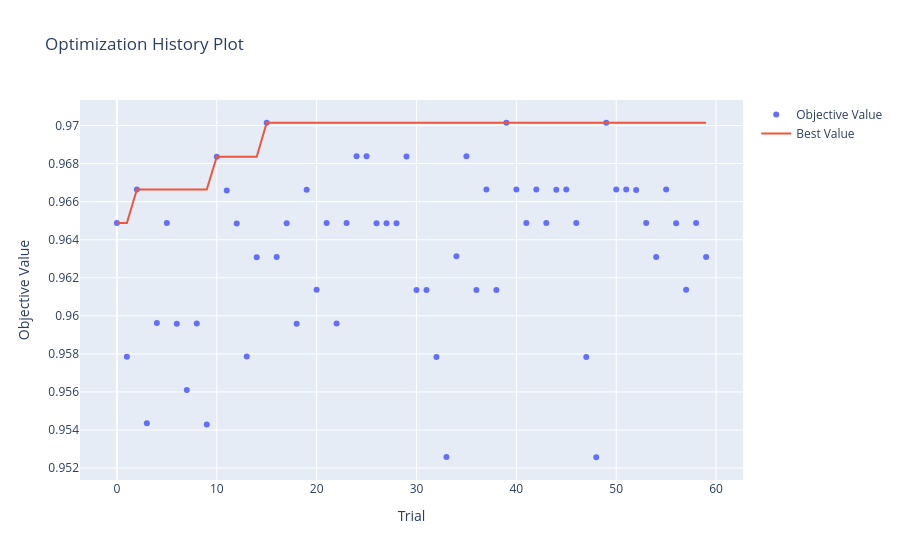
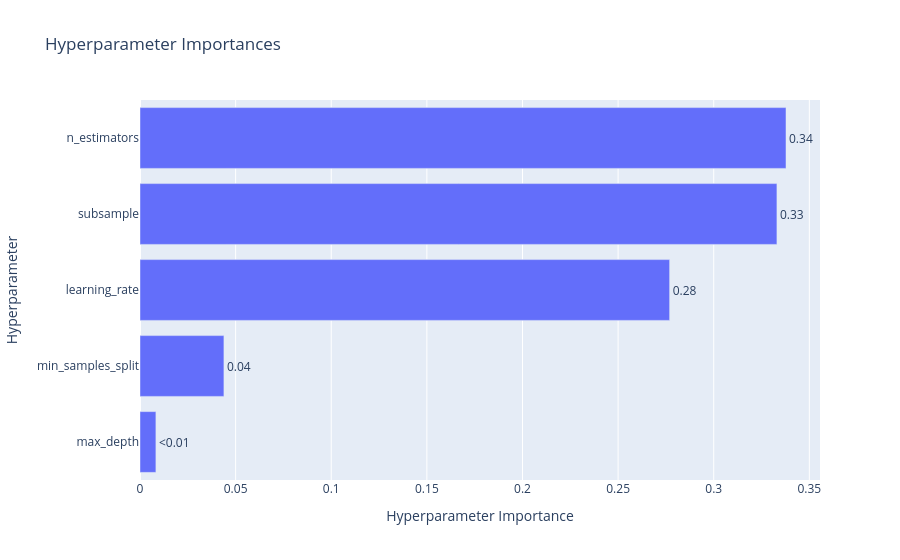
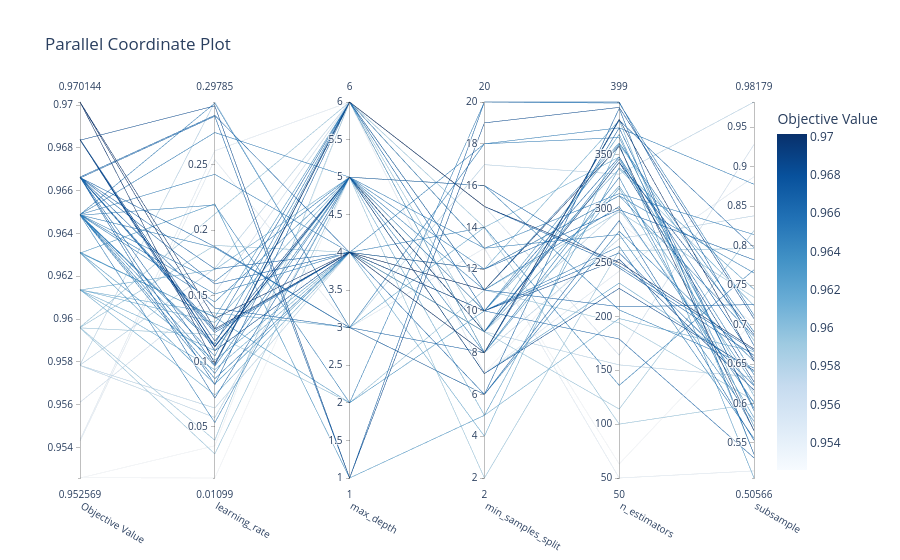

Notebook code cell kept with these figures, in order:
### Code cell
from optuna.visualization import (
    plot_optimization_history,
    plot_parallel_coordinate,
    plot_slice,
    plot_contour,
    plot_param_importances,
    plot_intermediate_values,
    plot_edf,
    plot_timeline,
    plot_rank,
)

plot_optimization_history(study_sqlite).show()
plot_param_importances(study_sqlite).show()
plot_parallel_coordinate(study_sqlite).show()

# ---------------------------------------------------------------
# 6) Dashboard — komenda do uruchomienia w terminalu:
# ---------------------------------------------------------------
# optuna-dashboard sqlite:///gb_optuna.db

# ---------------------------------------------------------------
# 7) Porównanie wyników
# ---------------------------------------------------------------

print("===============================================")
print("PORÓWNANIE")
print("TPE (SQLite):   ", study_sqlite.best_value)
print("RandomSampler:   ", study_random.best_value)
print("===============================================")

### Figure 1 — Plotly figure (JSON) as saved in the notebook; plotly's stock layout.template omitted (floating-point values rounded to 4 significant figures)
{"data": [{"mode": "markers", "name": "Objective Value", "type": "scatter", "x": [0, 1, 2, 3, 4, 5, 6, 7, 8, 9, 10, 11, 12, 13, 14, 15, 16, 17, 18, 19, 20, 21, 22, 23, 24, 25, 26, 27, 28, 29, 30, 31, 32, 33, 34, 35, 36, 37, 38, 39, 40, 41, 42, 43, 44, 45, 46, 47, 48, 49, 50, 51, 52, 53, 54, 55, 56, 57, 58, 59], "y": [0.9649, 0.9578, 0.9666, 0.9544, 0.9596, 0.9649, 0.9596, 0.9561, 0.9596, 0.9543, 0.9684, 0.9666, 0.9649, 0.9579, 0.9631, 0.9701, 0.9631, 0.9649, 0.9596, 0.9666, 0.9614, 0.9649, 0.9596, 0.9649, 0.9684, 0.9684, 0.9649, 0.9649, 0.9649, 0.9684, 0.9614, 0.9614, 0.9578, 0.9526, 0.9631, 0.9684, 0.9614, 0.9666, 0.9614, 0.9701, 0.9666, 0.9649, 0.9666, 0.9649, 0.9666, 0.9666, 0.9649, 0.9578, 0.9526, 0.9701, 0.9666, 0.9666, 0.9666, 0.9649, 0.9631, 0.9666, 0.9649, 0.9614, 0.9649, 0.9631]}, {"mode": "lines", "name": "Best Value", "type": "scatter", "x": [0, 1, 2, 3, 4, 5, 6, 7, 8, 9, 10, 11, 12, 13, 14, 15, 16, 17, 18, 19, 20, 21, 22, 23, 24, 25, 26, 27, 28, 29, 30, 31, 32, 33, 34, 35, 36, 37, 38, 39, 40, 41, 42, 43, 44, 45, 46, 47, 48, 49, 50, 51, 52, 53, 54, 55, 56, 57, 58, 59], "y": [0.9649, 0.9649, 0.9666, 0.9666, 0.9666, 0.9666, 0.9666, 0.9666, 0.9666, 0.9666, 0.9684, 0.9684, 0.9684, 0.9684, 0.9684, 0.9701, 0.9701, 0.9701, 0.9701, 0.9701, 0.9701, 0.9701, 0.9701, 0.9701, 0.9701, 0.9701, 0.9701, 0.9701, 0.9701, 0.9701, 0.9701, 0.9701, 0.9701, 0.9701, 0.9701, 0.9701, 0.9701, 0.9701, 0.9701, 0.9701, 0.9701, 0.9701, 0.9701, 0.9701, 0.9701, 0.9701, 0.9701, 0.9701, 0.9701, 0.9701, 0.9701, 0.9701, 0.9701, 0.9701, 0.9701, 0.9701, 0.9701, 0.9701, 0.9701, 0.9701]}, {"marker": {"color": "#cccccc"}, "mode": "markers", "name": "Infeasible Trial", "showlegend": false, "type": "scatter", "x": [], "y": []}], "layout": {"title": {"text": "Optimization History Plot"}, "xaxis": {"title": {"text": "Trial"}}, "yaxis": {"title": {"text": "Objective Value"}}}}

### Figure 2 — Plotly figure (JSON) as saved in the notebook; plotly's stock layout.template omitted (floating-point values rounded to 4 significant figures)
{"data": [{"cliponaxis": false, "hovertemplate": ["max_depth (IntDistribution): 0.00831225313900213<extra></extra>", "min_samples_split (IntDistribution): 0.043883110817567045<extra></extra>", "learning_rate (FloatDistribution): 0.27695296180829493<extra></extra>", "subsample (FloatDistribution): 0.333054459061418<extra></extra>", "n_estimators (IntDistribution): 0.33779721517371786<extra></extra>"], "name": "Objective Value", "orientation": "h", "text": ["<0.01", "0.04", "0.28", "0.33", "0.34"], "textposition": "outside", "type": "bar", "x": [0.008312, 0.04388, 0.277, 0.3331, 0.3378], "y": ["max_depth", "min_samples_split", "learning_rate", "subsample", "n_estimators"]}], "layout": {"title": {"text": "Hyperparameter Importances"}, "xaxis": {"title": {"text": "Hyperparameter Importance"}}, "yaxis": {"title": {"text": "Hyperparameter"}}}}

### Figure 3 — Plotly figure (JSON) as saved in the notebook; plotly's stock layout.template omitted (floating-point values rounded to 4 significant figures)
{"data": [{"dimensions": [{"label": "Objective Value", "range": [0.9526, 0.9701], "values": [0.9649, 0.9578, 0.9666, 0.9544, 0.9596, 0.9649, 0.9596, 0.9561, 0.9596, 0.9543, 0.9684, 0.9666, 0.9649, 0.9579, 0.9631, 0.9701, 0.9631, 0.9649, 0.9596, 0.9666, 0.9614, 0.9649, 0.9596, 0.9649, 0.9684, 0.9684, 0.9649, 0.9649, 0.9649, 0.9684, 0.9614, 0.9614, 0.9578, 0.9526, 0.9631, 0.9684, 0.9614, 0.9666, 0.9614, 0.9701, 0.9666, 0.9649, 0.9666, 0.9649, 0.9666, 0.9666, 0.9649, 0.9578, 0.9526, 0.9701, 0.9666, 0.9666, 0.9666, 0.9649, 0.9631, 0.9666, 0.9649, 0.9614, 0.9649, 0.9631]}, {"label": "learning_rate", "range": [0.01099, 0.2978], "values": [0.2746, 0.1709, 0.2877, 0.2606, 0.2124, 0.09072, 0.02938, 0.1522, 0.03982, 0.2539, 0.2949, 0.287, 0.2193, 0.2978, 0.2201, 0.1328, 0.1337, 0.08677, 0.1205, 0.1875, 0.0743, 0.2427, 0.1884, 0.2969, 0.1154, 0.1115, 0.1116, 0.05323, 0.1453, 0.1109, 0.1699, 0.1082, 0.06437, 0.01099, 0.1335, 0.108, 0.09364, 0.1706, 0.1369, 0.09821, 0.08217, 0.104, 0.125, 0.161, 0.09705, 0.07191, 0.1513, 0.05713, 0.03556, 0.1247, 0.1406, 0.122, 0.1235, 0.09629, 0.08269, 0.159, 0.1867, 0.1297, 0.1132, 0.1008]}, {"label": "max_depth", "range": [1, 6], "values": [5, 6, 4, 6, 6, 5, 5, 6, 6, 3, 1, 1, 2, 3, 1, 4, 2, 4, 2, 3, 4, 4, 4, 3, 5, 5, 5, 5, 5, 5, 5, 5, 4, 5, 6, 4, 4, 4, 3, 6, 6, 6, 6, 5, 6, 5, 4, 5, 6, 4, 3, 4, 4, 5, 4, 4, 3, 5, 6, 4]}, {"label": "min_samples_split", "range": [2, 20], "values": [16, 8, 12, 7, 14, 13, 2, 15, 9, 13, 19, 20, 20, 17, 5, 11, 10, 18, 11, 6, 4, 12, 11, 18, 9, 9, 9, 8, 10, 7, 5, 7, 9, 7, 8, 10, 12, 10, 14, 15, 15, 13, 11, 12, 10, 16, 14, 9, 13, 8, 8, 10, 8, 11, 9, 6, 6, 10, 11, 9]}, {"label": "n_estimators", "range": [50, 399], "values": [206, 272, 299, 242, 100, 314, 261, 164, 114, 50, 394, 399, 398, 332, 338, 358, 360, 366, 194, 289, 360, 312, 297, 375, 343, 343, 346, 329, 265, 226, 198, 231, 155, 287, 319, 253, 382, 259, 348, 250, 247, 276, 209, 312, 179, 245, 136, 299, 63, 383, 382, 348, 375, 361, 321, 393, 279, 337, 302, 369]}, {"label": "subsample", "range": [0.5057, 0.9818], "values": [0.6449, 0.8377, 0.7819, 0.8872, 0.5997, 0.8139, 0.7963, 0.928, 0.8189, 0.5146, 0.7075, 0.6733, 0.7115, 0.9818, 0.7447, 0.5656, 0.5057, 0.5937, 0.6037, 0.5535, 0.6797, 0.7653, 0.7344, 0.8777, 0.6871, 0.6274, 0.6364, 0.5659, 0.5558, 0.6418, 0.6657, 0.6401, 0.6336, 0.7015, 0.582, 0.617, 0.5357, 0.6227, 0.6094, 0.6689, 0.667, 0.5774, 0.7252, 0.685, 0.5312, 0.661, 0.7693, 0.6139, 0.7046, 0.6534, 0.7974, 0.6568, 0.5909, 0.6906, 0.6239, 0.5355, 0.6537, 0.7238, 0.6011, 0.571]}], "labelangle": 30, "labelside": "bottom", "line": {"color": [0.9649, 0.9578, 0.9666, 0.9544, 0.9596, 0.9649, 0.9596, 0.9561, 0.9596, 0.9543, 0.9684, 0.9666, 0.9649, 0.9579, 0.9631, 0.9701, 0.9631, 0.9649, 0.9596, 0.9666, 0.9614, 0.9649, 0.9596, 0.9649, 0.9684, 0.9684, 0.9649, 0.9649, 0.9649, 0.9684, 0.9614, 0.9614, 0.9578, 0.9526, 0.9631, 0.9684, 0.9614, 0.9666, 0.9614, 0.9701, 0.9666, 0.9649, 0.9666, 0.9649, 0.9666, 0.9666, 0.9649, 0.9578, 0.9526, 0.9701, 0.9666, 0.9666, 0.9666, 0.9649, 0.9631, 0.9666, 0.9649, 0.9614, 0.9649, 0.9631], "colorbar": {"title": {"text": "Objective Value"}}, "colorscale": [[0, "rgb(247,251,255)"], [0.125, "rgb(222,235,247)"], [0.25, "rgb(198,219,239)"], [0.375, "rgb(158,202,225)"], [0.5, "rgb(107,174,214)"], [0.625, "rgb(66,146,198)"], [0.75, "rgb(33,113,181)"], [0.875, "rgb(8,81,156)"], [1, "rgb(8,48,107)"]], "reversescale": false, "showscale": true}, "type": "parcoords"}], "layout": {"title": {"text": "Parallel Coordinate Plot"}}}
